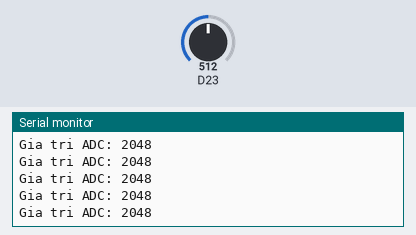
Recording of a sketch running on a simulated Arduino Zero (SAMD21). On the bench: the last lines printed to the serial monitor. The inputs (shaded band) are chosen by the test bench; at power-on: D23 = 512 (analog values on the 0–1023 scale).

Above: at 1.2 s.
1.3 s: D23 set to 716
At 1.31 s:
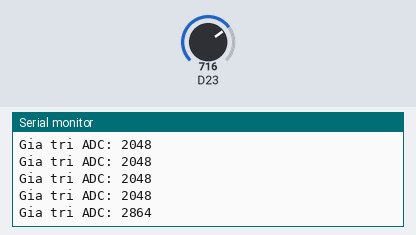
2.8 s: D23 set to 900
At 2.81 s:
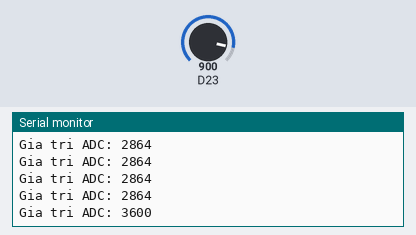
Timing chart, 0 to 5.8 s (numbered marks = the images above; inputs shaded):
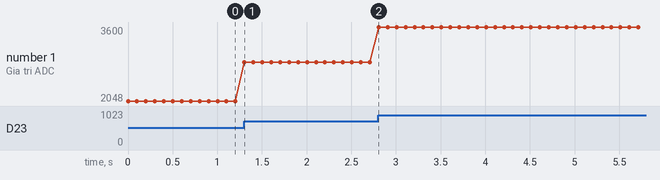

Measured:
- after the input at 1.3 s, the serial monitor: prints a new line at once (image 1)
- after the input at 2.8 s, the serial monitor: prints a new line at once (image 2)
- plotted number 1: 2048 → 2864 after the input at 1.3 s, 2864 → 3600 after the input at 2.8 s

The sketch:

BIENTROTRUOT.ino
```cpp
// 04 · BIẾN TRỞ TRƯỢT (theo RehabBoard_Ket_noi.pdf)
//   Chân giữa (con trượt) -> SIG -> GPIO9 (ADC1), hai đầu cố định -> 3V3 / GND

const int potPin = 9;

void setup() {
  Serial.begin(115200);
  analogReadResolution(12);  // Giá trị ADC từ 0 đến 4095
}

void loop() {
  int value = analogRead(potPin);

  Serial.print("Gia tri ADC: ");
  Serial.println(value);

  delay(100);
}
```
